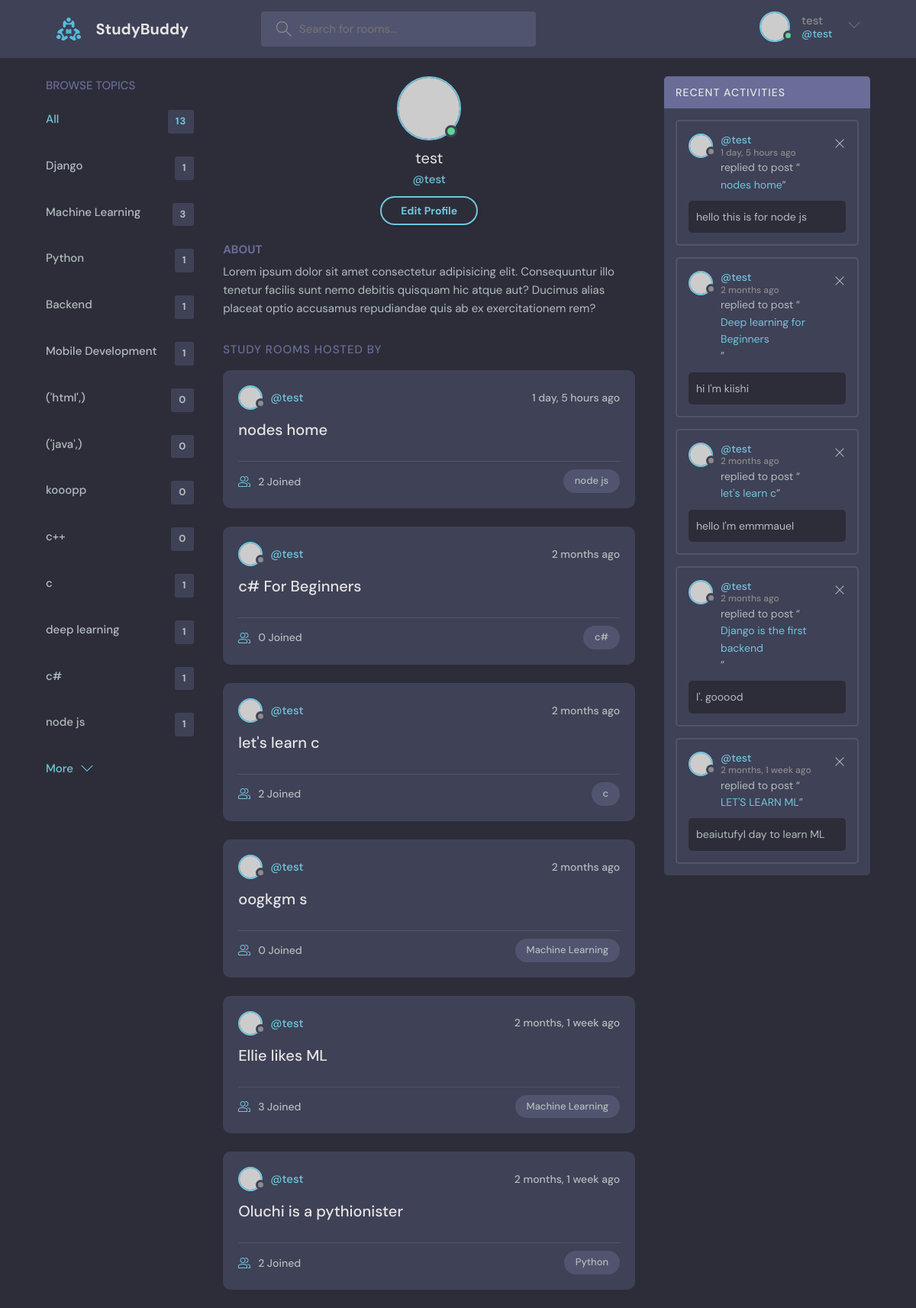
Page /user-profile/3/ (signed in) on the committed database.
### base/models.py (models this page shows, shortened)
class Topic(models.Model):
    name = models.CharField(max_length=200)

class Room(models.Model):
    host = models.ForeignKey(User, on_delete=models.SET_NULL, null=True)
    topic =models.ForeignKey(Topic, on_delete=models.SET_NULL, null=True)
    name = models.CharField(max_length=150)
    members = models.ManyToManyField(User, related_name='members', blank=True)
    description = models.TextField(null=True, blank=True)
    update = models.DateTimeField(auto_now=True)
    created = models.DateTimeField(auto_now_add=True)
    class Meta:
        ordering = ['-update','-created']
    def __str__(self):
        return self.name

class Message(models.Model):
    user = models.ForeignKey(User, on_delete=models.CASCADE)
    room = models.ForeignKey(Room, on_delete=models.CASCADE)
    body = models.TextField()
    update = models.DateTimeField(auto_now=True)
    created = models.DateTimeField(auto_now_add=True)
    class Meta:
        ordering = ['-update','-created']
    def __str__(self):
        return self.body[0:50]

### base/views.py (the view)
# urls.py: path('user-profile/<str:pk>/', views.userProfile, name='user-profile'),
def userProfile(request, pk):
    user = User.objects.get(id=pk)
    rooms = user.room_set.all()
    conversations = user.message_set.all()
    topics = Topic.objects.all()
    context = {'user':user, 'topics':topics,'rooms':rooms, 'conversations':conversations}
    return render(request, 'base/profile.html', context)

### base/templates/base/profile.html
{% extends 'main.html' %}
{% block content %}
  <main class="profile-page layout layout--3">
    <div class="container">
      {% include 'base/topics_component.html' %}
      <div class="roomList">
        <div class="profile">
          <div class="profile__avatar">
            <div class="avatar avatar--large active">
              <img src="https://randomuser.me/api/portraits/men/11.jpg" />
            </div>
          </div>
          <div class="profile__info">
            <h3>{{user.username}}</h3>
            <p>@{{user.username}}</p>
            {% if request.user == user %}
            <a href="{% url 'update-user' %}" class="btn btn--main btn--pill">Edit Profile</a>
            {% endif  %}
          </div>
          <div class="profile__about">
            <h3>About</h3>
            <p>
              Lorem ipsum dolor sit amet consectetur adipisicing elit. Consequuntur illo tenetur
              facilis sunt nemo debitis quisquam hic atque aut? Ducimus alias placeat optio
              accusamus repudiandae quis ab ex exercitationem rem?
            </p>
          </div>
        </div>
        <div class="roomList__header">
          <div>
            <h2>Study Rooms Hosted by {{host.username}}</a>
            </h2>
          </div>
        </div>
        {% include 'base/feed_component.html' %}
      </div>
      <div class="activities">
          <div class="activities__header">
            <h2>Recent Activities</h2>
          </div>
          {% include 'base/activity_components.html' %}
        </div>
    </div>
  </main>
  {% endblock content %}

### templates/navbar.html (shortened to what this page needs)
    {% load static %}
    <header class="header header--loggedIn">
      <div class="container">
        <a href="{% url 'home' %}" class="header__logo">
          <img src="{% static 'images/logo.svg' %}" />
          <h1>StudyBuddy</h1>
        </a>
        <form class="header__search" action="{% url 'home' %}" method="GET">
          <label>
            <input placeholder="Search for rooms..." type="text" name="q"/>
          </label>
        </form>
        <nav class="header__menu">
            {% if request.user.is_authenticated %}
          <div class="header__user">
            <a href="{% url 'user-profile' request.user.id %}">
              <div class="avatar avatar--medium active">
                <img src="https://randomuser.me/api/portraits/men/37.jpg" />
              </div>
              <p>{{request.user.username}} <span>@{{request.user.username}}</span></p>
            </a>
            <button class="dropdown-button">
              <svg version="1.1" xmlns="http://www.w3.org/2000/svg" width="32" height="32" viewBox="0 0 32 32">
                <title>chevron-down</title>
                <path d="M16 21l-13-13h-3l16 16 16-16h-3l-13 13z"></path>
              </svg>
            </button>
          </div>
          {% else %}
          <a href="{% url 'login' %}">
            <img src="{% static 'images/avatar.svg' %}" />
            <p>Login</p>
          </a>
            {% endif %}
        </nav>
      </div>
    </header>

### base/templates/base/topics_component.html
<div class="topics">
          <div class="topics__header">
            <h2>Browse Topics</h2>
          </div>
          <ul class="topics__list">
            <li>
              <a href="{% url 'home' %}" class="active">All <span>{{topics.count}}</span></a>
            </li>
            {% for topic in topics %}
            <li>
              <a href="{% url 'home' %}?q={{topic.name}}">{{topic.name}} <span>{{topic.room_set.all.count}}</span></a>
            </li>
            {% endfor %}
          </ul>
          <a class="btn btn--link" href="topics.html">
            More
            <svg version="1.1" xmlns="http://www.w3.org/2000/svg" width="32" height="32" viewBox="0 0 32 32">
              <title>chevron-down</title>
              <path d="M16 21l-13-13h-3l16 16 16-16h-3l-13 13z"></path>
            </svg>
          </a>
        </div>

### base/templates/base/feed_component.html (shortened to what this page needs)
            {% for room in rooms %}
          <div class="roomListRoom">
            <div class="roomListRoom__header">
              <a href="{% url 'user-profile' room.host.id %}" class="roomListRoom__author">
                <div class="avatar avatar--small">
                  <img src="https://randomuser.me/api/portraits/women/11.jpg" />
                </div>
                <span>@{{room.host.username}}</span>
              </a>
              <div class="roomListRoom__actions">
                <span>{{room.created|timesince}} ago</span>
              </div>
            </div>
            <div class="roomListRoom__content">
              <a href="{% url 'room' room.id %}">{{room.name}}</a>
            </div>
            <div class="roomListRoom__meta">
              <a href="{% url 'room' room.id %}" class="roomListRoom__joined">
                {{room.members.count}} Joined
              </a>
              <p class="roomListRoom__topic">{{room.topic.name}}</p>
            </div>
          </div>
    {% endfor %}

### base/templates/base/activity_components.html
{% for conversation in conversations %}
    <div class="activities__box">
            <div class="activities__boxHeader roomListRoom__header">
              <a href="{% url 'user-profile' conversation.user.id %}" class="roomListRoom__author">
                <div class="avatar avatar--small">
                  <img src="https://randomuser.me/api/portraits/women/11.jpg" />
                </div>
                <p>
                  @{{conversation.user}}
                  <span>{{conversation.created|timesince}} ago</span>
                </p>
              </a>
              {% if request.user == conversation.user %}
              <div class="roomListRoom__actions">
                <a href="{% url 'delete-message' conversation.id %}">
                  <svg version="1.1" xmlns="http://www.w3.org/2000/svg" width="32" height="32" viewBox="0 0 32 32">
                    <title>remove</title>
                    <path
                      d="M27.314 6.019l-1.333-1.333-9.98 9.981-9.981-9.981-1.333 1.333 9.981 9.981-9.981 9.98 1.333 1.333 9.981-9.98 9.98 9.98 1.333-1.333-9.98-9.98 9.98-9.981z"
                    ></path>
                  </svg>
                </a>
              </div>
              {% endif %}
            </div>
            <div class="activities__boxContent">
              <p>replied to post “<a href="{% url 'room' conversation.room.id %}">{{conversation.room}}</a>”</p>
              <div class="activities__boxRoomContent">
               {{conversation}}
              </div>
            </div>
          </div>
{% endfor %}

### rows in the picture
Topic: name "Django", room_set.all.count "1"
Topic: name "Machine Learning", room_set.all.count "3"
Topic: name "Python", room_set.all.count "1"
Topic: name "Backend", room_set.all.count "1"
Topic: name "Mobile Development", room_set.all.count "1"
Topic: name "('html',)", room_set.all.count "0"
Topic: name "('java',)", room_set.all.count "0"
Topic: name "kooopp", room_set.all.count "0"
Topic: name "c++", room_set.all.count "0"
Topic: name "c", room_set.all.count "1"
Topic: name "deep learning", room_set.all.count "1"
Topic: name "c#", room_set.all.count "1"
Topic: name "node js", room_set.all.count "1"
Room: host.username "test", created "1 day, 5 hours", name "nodes home", members.count "2", topic.name "node js"
Room: host.username "test", created "2 months", name "c# For Beginners", members.count "0", topic.name "c#"
Room: host.username "test", created "2 months", name "let's learn c", members.count "2", topic.name "c"
Room: host.username "test", created "2 months", name "oogkgm s", members.count "0", topic.name "Machine Learning"
Room: host.username "test", created "2 months, 1 week", name "Ellie likes ML", members.count "3", topic.name "Machine Learning"
Room: host.username "test", created "2 months, 1 week", name "Oluchi is a pythionister", members.count "2", topic.name "Python"
Message: user "test", created "1 day, 5 hours", room "nodes home", body "hello this is for node js"
Message: user "test", created "2 months", room "Deep learning for Beginners", body "hi I'm kiishi"
Message: user "test", created "2 months", room "let's learn c", body "hello I'm emmmauel"
Message: user "test", created "2 months", room "Django is the first backend", body "I'. gooood"
Message: user "test", created "2 months, 1 week", room "LET'S LEARN ML", body "beaiutufyl day to learn ML"

### other values in the picture
{{ request.user.username }} "test"
{{ topics.count }} "13"
{{ user.username }} "test"
